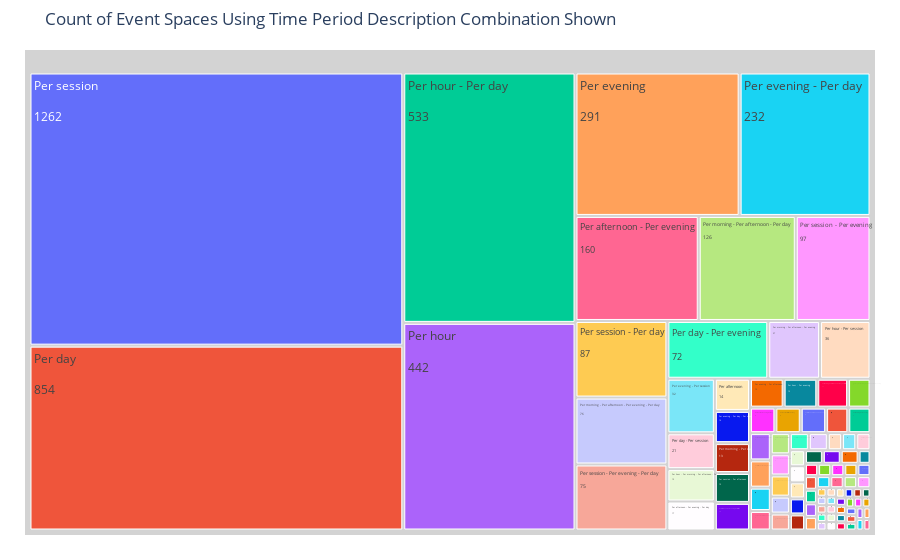

Notebook source saved alongside this figure:
### Code cell
fig = px.treemap(time_period_desc_counts, path=['index'], values='time_period_desc', 
                 title = 'Count of Event Spaces Using Time Period Description Combination Shown')
fig.update_traces(root_color="lightgrey")
fig.update_layout(margin = dict(t=50, l=25, r=25, b=25))
# Extract labels from figure (they are in correct order for the plot) 
labels = fig.data[0].labels
# Turn into dataframe
labels_df = pd.DataFrame(labels, columns = ['data'])
# Merge with time_period_desc_counts so we can get the counts data per label
matched_data = labels_df.merge(time_period_desc_counts, left_on='data', 
             right_on='index', how = 'left')
# Create new label that combines the combination of time period desc 
# and the count of event spaces using this combination  
new_labels = (matched_data['index'] + '<br><br>'  
              + matched_data.time_period_desc.astype(str)
        )
# Update figure labels with new labels, now the counts will be displayed
fig.data[0].labels = new_labels

fig.show()

### Figure 1 — Plotly figure (JSON) as saved in the notebook; plotly's stock layout.template omitted (floating-point values rounded to 4 significant figures)
{"data": [{"branchvalues": "total", "domain": {"x": [0, 1], "y": [0, 1]}, "hovertemplate": "labels=%{label}<br>time_period_desc=%{value}<br>parent=%{parent}<br>id=%{id}<extra></extra>", "ids": ["Per afternoon", "Per afternoon - Per day", "Per afternoon - Per day - Per evening - Per session", "Per afternoon - Per evening", "Per afternoon - Per evening - Per day", "Per afternoon - Per evening - Per session", "Per day", "Per day - Per afternoon", "Per day - Per afternoon - Per evening", "Per day - Per afternoon - Per evening - Per session", "Per day - Per evening", "Per day - Per evening - Per afternoon", "Per day - Per hour", "Per day - Per morning", "Per day - Per morning - Per afternoon", "Per day - Per morning - Per afternoon - Per evening", "Per day - Per session", "Per day - Per session - Per evening", "Per evening", "Per evening - Per afternoon", "Per evening - Per afternoon - Per morning - Per session", "Per evening - Per afternoon - Per session", "Per evening - Per day", "Per evening - Per day - Per afternoon", "Per evening - Per day - Per morning", "Per evening - Per day - Per session", "Per evening - Per morning - Per afternoon", "Per evening - Per morning - Per afternoon - Per day", "Per evening - Per session", "Per evening - Per session - Per day", "Per hour", "Per hour - Per afternoon - Per day - Per session", "Per hour - Per afternoon - Per evening", "Per hour - Per afternoon - Per session", "Per hour - Per day", "Per hour - Per day - Per afternoon - Per evening", "Per hour - Per day - Per evening - Per afternoon", "Per hour - Per day - Per evening - Per session - Per afternoon", "Per hour - Per day - Per morning - Per afternoon", "Per hour - Per day - Per session", "Per hour - Per evening", "Per hour - Per evening - Per day", "Per hour - Per evening - Per day - Per session", "Per hour - Per evening - Per session", "Per hour - Per morning - Per afternoon", "Per hour - Per morning - Per afternoon - Per day", "Per hour - Per morning - Per afternoon - Per day - Per session", "Per hour - Per morning - Per afternoon - Per evening", "Per hour - Per morning - Per afternoon - Per evening - Per day", "Per hour - Per morning - Per afternoon - Per evening - Per day - Per session", "Per hour - Per morning - Per afternoon - Per evening - Per session", "Per hour - Per morning - Per day", "Per hour - Per morning - Per evening", "Per hour - Per session", "Per hour - Per session - Per afternoon - Per evening", "Per hour - Per session - Per day", "Per hour - Per session - Per day - Per evening", "Per hour - Per session - Per evening", "Per hour - Per session - Per evening - Per day", "Per hour - Per session - Per morning - Per evening - Per day", "Per morning", "Per morning - Per afternoon", "Per morning - Per afternoon - Per day", "Per morning - Per afternoon - Per day - Per evening", "Per morning - Per afternoon - Per day - Per session", "Per morning - Per afternoon - Per evening", "Per morning - Per afternoon - Per evening - Per day", "Per morning - Per afternoon - Per evening - Per day - Per session", "Per morning - Per day", "Per morning - Per day - Per evening", "Per morning - Per day - Per session", "Per morning - Per evening", "Per morning - Per evening - Per day", "Per morning - Per evening - Per session", "Per morning - Per evening - Per session - Per day", "Per morning - Per session", "Per session", "Per session - Per afternoon", "Per session - Per afternoon - Per day", "Per session - Per afternoon - Per evening", "Per session - Per day", "Per session - Per day - Per evening", "Per session - Per day - Per morning - Per afternoon", "Per session - Per evening", "Per session - Per evening - Per afternoon", "Per session - Per evening - Per afternoon - Per day", "Per session - Per evening - Per day", "Per session - Per evening - Per hour", "Per session - Per evening - Per morning - Per afternoon", "Per session - Per hour", "Per session - Per morning", "Per session - Per morning - Per afternoon", "Per session - Per morning - Per afternoon - Per day", "Per session - Per morning - Per afternoon - Per evening", "Per session - Per morning - Per afternoon - Per evening - Per day", "Per session - Per morning - Per day", "Per session - Per morning - Per evening - Per day"], "labels": ["Per afternoon<br><br>14", "Per afternoon - Per day<br><br>2", "Per afternoon - Per day - Per evening - Per session<br><br>1", "Per afternoon - Per evening<br><br>160", "Per afternoon - Per evening - Per day<br><br>17", "Per afternoon - Per evening - Per session<br><br>12", "Per day<br><br>854", "Per day - Per afternoon<br><br>3", "Per day - Per afternoon - Per evening<br><br>3", "Per day - Per afternoon - Per evening - Per session<br><br>1", "Per day - Per evening<br><br>72", "Per day - Per evening - Per afternoon<br><br>2", "Per day - Per hour<br><br>3", "Per day - Per morning<br><br>1", "Per day - Per morning - Per afternoon<br><br>1", "Per day - Per morning - Per afternoon - Per evening<br><br>8", "Per day - Per session<br><br>21", "Per day - Per session - Per evening<br><br>3", "Per evening<br><br>291", "Per evening - Per afternoon<br><br>12", "Per evening - Per afternoon - Per morning - Per session<br><br>1", "Per evening - Per afternoon - Per session<br><br>1", "Per evening - Per day<br><br>232", "Per evening - Per day - Per afternoon<br><br>1", "Per evening - Per day - Per morning<br><br>1", "Per evening - Per day - Per session<br><br>14", "Per evening - Per morning - Per afternoon<br><br>3", "Per evening - Per morning - Per afternoon - Per day<br><br>1", "Per evening - Per session<br><br>32", "Per evening - Per session - Per day<br><br>3", "Per hour<br><br>442", "Per hour - Per afternoon - Per day - Per session<br><br>2", "Per hour - Per afternoon - Per evening<br><br>5", "Per hour - Per afternoon - Per session<br><br>1", "Per hour - Per day<br><br>533", "Per hour - Per day - Per afternoon - Per evening<br><br>3", "Per hour - Per day - Per evening - Per afternoon<br><br>1", "Per hour - Per day - Per evening - Per session - Per afternoon<br><br>1", "Per hour - Per day - Per morning - Per afternoon<br><br>1", "Per hour - Per day - Per session<br><br>5", "Per hour - Per evening<br><br>12", "Per hour - Per evening - Per day<br><br>8", "Per hour - Per evening - Per day - Per session<br><br>3", "Per hour - Per evening - Per session<br><br>5", "Per hour - Per morning - Per afternoon<br><br>1", "Per hour - Per morning - Per afternoon - Per day<br><br>19", "Per hour - Per morning - Per afternoon - Per day - Per session<br><br>1", "Per hour - Per morning - Per afternoon - Per evening<br><br>1", "Per hour - Per morning - Per afternoon - Per evening - Per day<br><br>7", "Per hour - Per morning - Per afternoon - Per evening - Per day - Per session<br><br>3", "Per hour - Per morning - Per afternoon - Per evening - Per session<br><br>1", "Per hour - Per morning - Per day<br><br>1", "Per hour - Per morning - Per evening<br><br>1", "Per hour - Per session<br><br>36", "Per hour - Per session - Per afternoon - Per evening<br><br>1", "Per hour - Per session - Per day<br><br>8", "Per hour - Per session - Per day - Per evening<br><br>1", "Per hour - Per session - Per evening<br><br>2", "Per hour - Per session - Per evening - Per day<br><br>3", "Per hour - Per session - Per morning - Per evening - Per day<br><br>2", "Per morning<br><br>2", "Per morning - Per afternoon<br><br>2", "Per morning - Per afternoon - Per day<br><br>126", "Per morning - Per afternoon - Per day - Per evening<br><br>4", "Per morning - Per afternoon - Per day - Per session<br><br>11", "Per morning - Per afternoon - Per evening<br><br>37", "Per morning - Per afternoon - Per evening - Per day<br><br>76", "Per morning - Per afternoon - Per evening - Per day - Per session<br><br>1", "Per morning - Per day<br><br>13", "Per morning - Per day - Per evening<br><br>4", "Per morning - Per day - Per session<br><br>1", "Per morning - Per evening<br><br>7", "Per morning - Per evening - Per day<br><br>7", "Per morning - Per evening - Per session<br><br>1", "Per morning - Per evening - Per session - Per day<br><br>1", "Per morning - Per session<br><br>2", "Per session<br><br>1262", "Per session - Per afternoon<br><br>13", "Per session - Per afternoon - Per day<br><br>2", "Per session - Per afternoon - Per evening<br><br>8", "Per session - Per day<br><br>87", "Per session - Per day - Per evening<br><br>2", "Per session - Per day - Per morning - Per afternoon<br><br>1", "Per session - Per evening<br><br>97", "Per session - Per evening - Per afternoon<br><br>5", "Per session - Per evening - Per afternoon - Per day<br><br>1", "Per session - Per evening - Per day<br><br>75", "Per session - Per evening - Per hour<br><br>4", "Per session - Per evening - Per morning - Per afternoon<br><br>2", "Per session - Per hour<br><br>1", "Per session - Per morning<br><br>2", "Per session - Per morning - Per afternoon<br><br>3", "Per session - Per morning - Per afternoon - Per day<br><br>6", "Per session - Per morning - Per afternoon - Per evening<br><br>4", "Per session - Per morning - Per afternoon - Per evening - Per day<br><br>2", "Per session - Per morning - Per day<br><br>7", "Per session - Per morning - Per evening - Per day<br><br>2"], "name": "", "parents": ["", "", "", "", "", "", "", "", "", "", "", "", "", "", "", "", "", "", "", "", "", "", "", "", "", "", "", "", "", "", "", "", "", "", "", "", "", "", "", "", "", "", "", "", "", "", "", "", "", "", "", "", "", "", "", "", "", "", "", "", "", "", "", "", "", "", "", "", "", "", "", "", "", "", "", "", "", "", "", "", "", "", "", "", "", "", "", "", "", "", "", "", "", "", "", "", ""], "root": {"color": "lightgrey"}, "type": "treemap", "values": [14, 2, 1, 160, 17, 12, 854, 3, 3, 1, 72, 2, 3, 1, 1, 8, 21, 3, 291, 12, 1, 1, 232, 1, 1, 14, 3, 1, 32, 3, 442, 2, 5, 1, 533, 3, 1, 1, 1, 5, 12, 8, 3, 5, 1, 19, 1, 1, 7, 3, 1, 1, 1, 36, 1, 8, 1, 2, 3, 2, 2, 2, 126, 4, 11, 37, 76, 1, 13, 4, 1, 7, 7, 1, 1, 2, 1262, 13, 2, 8, 87, 2, 1, 97, 5, 1, 75, 4, 2, 1, 2, 3, 6, 4, 2, 7, 2]}], "layout": {"autosize": true, "legend": {"tracegroupgap": 0}, "margin": {"b": 25, "l": 25, "r": 25, "t": 50}, "title": {"text": "Count of Event Spaces Using Time Period Description Combination Shown"}}}
